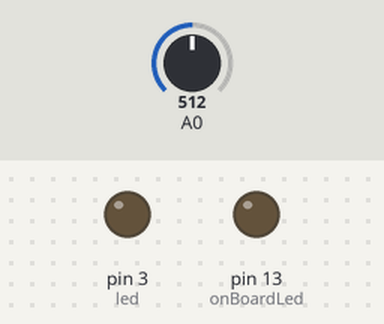
Simulated run of this sketch. Board: Arduino Uno, built with avr-gcc and run on an emulated ATmega328P. Shown: output pins drawn as LEDs (lit = HIGH). The inputs (shaded band) are chosen by the test bench; at power-on: A0 = 512.

Above: at 1.2 s.
1.3 s: A0 set to 716
At 2.6 s:
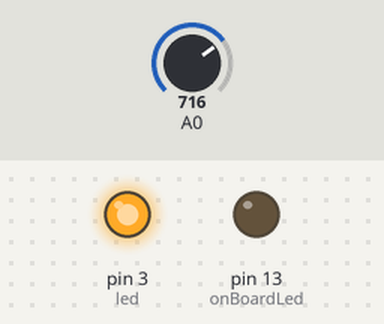
Timing chart, 0 to 4.3 s (numbered marks = the images above; inputs shaded):
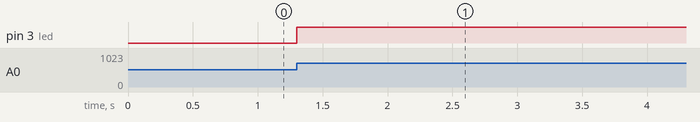

Measured:
- after the input at 1.3 s, pin 3 (led): LOW → HIGH at once

The sketch:

HeartBeatColorOrgan.ino
```cpp
const int onBoardLed = 13;      // onboard LED
const int led = 3;              // the pin that the LED is attached to

// sound value contraints
const int centeringValue = 512;
const int soundValueContraintLow = 0;
const int soundValueContraintHigh = 70;

// input to output mapping values
const int soundValueLow = 0;
const int soundValueHigh = 70;
const int ledValueLow = 0;
const int ledValueHigh = 255;

void setup()
{
  pinMode(led, OUTPUT);
  pinMode(onBoardLed, OUTPUT);

  //turn off the on board led
  digitalWrite(onBoardLed, LOW);
}

void loop()
{
  // read the input on analog pin 0 and convert it to a positive number offset from the middle of the sensor values with a upper limit of 70
  int soundValue = constrain(abs(analogRead(A0) - centeringValue), soundValueContraintLow, soundValueContraintHigh);

  // Map sound value to digital value range
  int ledValue = map(soundValue, soundValueLow, soundValueHigh, ledValueLow, ledValueHigh);

  // Put the PWM to the led
  analogWrite(led, ledValue);
}
```
